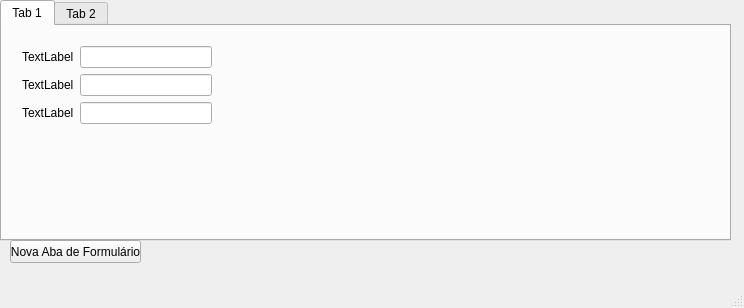
<?xml version="1.0" encoding="UTF-8"?>
<ui version="4.0">
 <class>MainWindow</class>
 <widget class="QMainWindow" name="MainWindow">
  <property name="geometry">
   <rect>
    <x>0</x>
    <y>0</y>
    <width>744</width>
    <height>308</height>
   </rect>
  </property>
  <property name="windowTitle">
   <string>MainWindow</string>
  </property>
  <widget class="QWidget" name="centralwidget">
   <widget class="QTabWidget" name="tabWidget">
    <property name="geometry">
     <rect>
      <x>0</x>
      <y>0</y>
      <width>731</width>
      <height>241</height>
     </rect>
    </property>
    <property name="currentIndex">
     <number>0</number>
    </property>
    <widget class="QWidget" name="tab">
     <attribute name="title">
      <string>Tab 1</string>
     </attribute>
     <widget class="QWidget" name="">
      <property name="geometry">
       <rect>
        <x>20</x>
        <y>20</y>
        <width>190</width>
        <height>80</height>
       </rect>
      </property>
      <layout class="QVBoxLayout" name="verticalLayout">
       <item>
        <layout class="QHBoxLayout" name="horizontalLayout">
         <item>
          <widget class="QLabel" name="label">
           <property name="text">
            <string>TextLabel</string>
           </property>
          </widget>
         </item>
         <item>
          <widget class="QLineEdit" name="lineEdit"/>
         </item>
        </layout>
       </item>
       <item>
        <layout class="QHBoxLayout" name="horizontalLayout_2">
         <item>
          <widget class="QLabel" name="label_2">
           <property name="text">
            <string>TextLabel</string>
           </property>
          </widget>
         </item>
         <item>
          <widget class="QLineEdit" name="lineEdit_2"/>
         </item>
        </layout>
       </item>
       <item>
        <layout class="QHBoxLayout" name="horizontalLayout_3">
         <item>
          <widget class="QLabel" name="label_3">
           <property name="text">
            <string>TextLabel</string>
           </property>
          </widget>
         </item>
         <item>
          <widget class="QLineEdit" name="lineEdit_3"/>
         </item>
        </layout>
       </item>
      </layout>
     </widget>
    </widget>
    <widget class="QWidget" name="tab_2">
     <attribute name="title">
      <string>Tab 2</string>
     </attribute>
    </widget>
   </widget>
   <widget class="QPushButton" name="pushButton">
    <property name="geometry">
     <rect>
      <x>10</x>
      <y>240</y>
      <width>131</width>
      <height>23</height>
     </rect>
    </property>
    <property name="text">
     <string>Nova Aba de Formulário</string>
    </property>
   </widget>
  </widget>
  <widget class="QMenuBar" name="menubar">
   <property name="geometry">
    <rect>
     <x>0</x>
     <y>0</y>
     <width>744</width>
     <height>21</height>
    </rect>
   </property>
  </widget>
  <widget class="QStatusBar" name="statusbar"/>
 </widget>
 <resources/>
 <connections/>
</ui>
